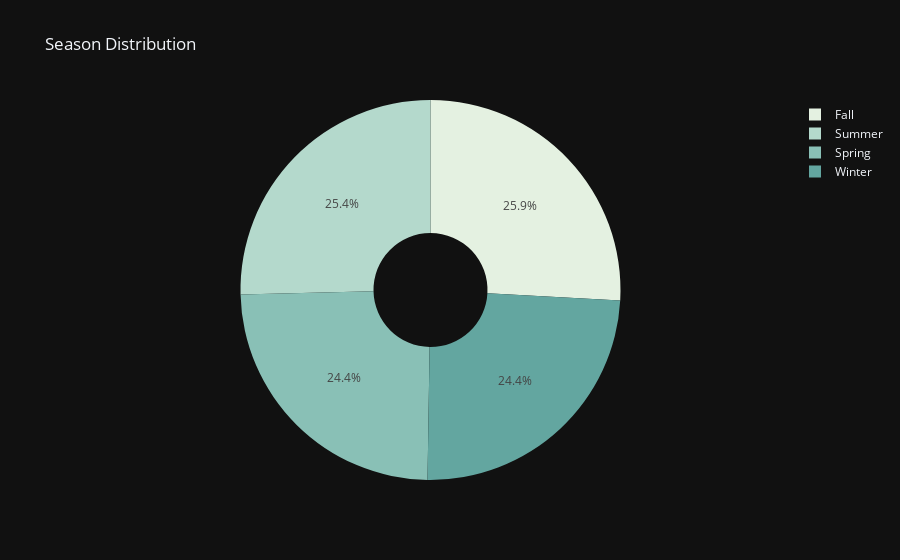

Write notebook code for a chart like this one.
### Code cell
px.pie(df_season ,names='season',values='percentage',title='Season Distribution'
        ,hole=0.3,color_discrete_sequence=px.colors.sequential.Mint,labels={'season':'Season'},template='plotly_dark')

### Figure 1 — Plotly figure (JSON) as saved in the notebook; plotly's stock layout.template omitted (floating-point values rounded to 4 significant figures)
{"data": [{"domain": {"x": [0, 1], "y": [0, 1]}, "hole": 0.3, "hovertemplate": "Season=%{label}<br>percentage=%{value}<extra></extra>", "labels": ["Fall", "Summer", "Spring", "Winter"], "legendgroup": "", "name": "", "showlegend": true, "type": "pie", "values": [0.259, 0.254, 0.244, 0.244]}], "layout": {"legend": {"tracegroupgap": 0}, "piecolorway": ["rgb(228, 241, 225)", "rgb(180, 217, 204)", "rgb(137, 192, 182)", "rgb(99, 166, 160)", "rgb(68, 140, 138)", "rgb(40, 114, 116)", "rgb(13, 88, 95)"], "title": {"text": "Season Distribution"}}}
